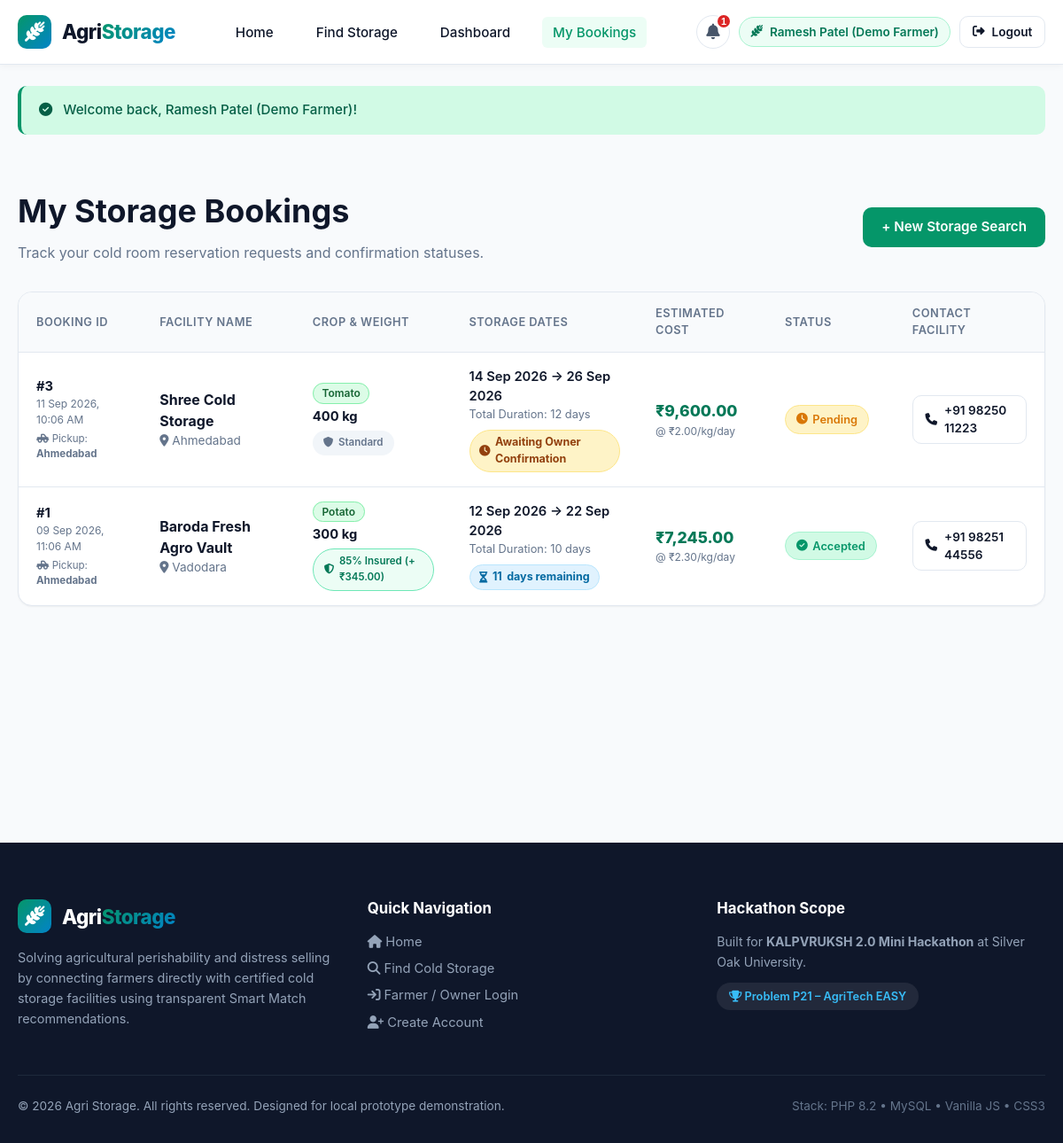
The page /my-bookings.php (signed in) on the database its author committed.
### tables this page shows
CREATE TABLE `bookings` (
  `id` INT NOT NULL AUTO_INCREMENT,
  `farmer_id` INT NOT NULL,
  `storage_id` INT NOT NULL,
  `pickup_location` VARCHAR(150) NOT NULL DEFAULT 'Ahmedabad',
  `crop` VARCHAR(100) NOT NULL,
  `quantity` DECIMAL(10,2) NOT NULL,
  `start_date` DATE NOT NULL,
  `end_date` DATE NOT NULL,
  `total_cost` DECIMAL(12,2) NOT NULL,
  `has_insurance` TINYINT(1) NOT NULL DEFAULT 0,
  `insurance_rate` DECIMAL(5,2) NOT NULL DEFAULT 85.00,
  `insurance_fee` DECIMAL(10,2) NOT NULL DEFAULT 0.00,
  `damage_status` ENUM('None', 'Reported', 'Compensated') NOT NULL DEFAULT 'None',
  `damage_cause` VARCHAR(255) NULL,
  `affected_crop` VARCHAR(100) NULL,
  `affected_quantity` DECIMAL(10,2) NULL,
  `compensation_amount` DECIMAL(10,2) NULL,
  `status` ENUM('Pending', 'Accepted', 'Rejected', 'Completed') NOT NULL DEFAULT 'Pending',
  `created_at` TIMESTAMP NOT NULL DEFAULT CURRENT_TIMESTAMP,
  PRIMARY KEY (`id`),
  INDEX `idx_booking_farmer` (`farmer_id`),
  INDEX `idx_booking_storage` (`storage_id`),
  INDEX `idx_booking_status` (`status`),
  CONSTRAINT `fk_booking_farmer` FOREIGN KEY (`farmer_id`) REFERENCES `users` (`id`) ON DELETE CASCADE,
  CONSTRAINT `fk_booking_storage` FOREIGN KEY (`storage_id`) REFERENCES `cold_storages` (`id`) ON DELETE CASCADE
);

CREATE TABLE `cold_storages` (
  `id` INT NOT NULL AUTO_INCREMENT,
  `owner_id` INT NOT NULL,
  `name` VARCHAR(150) NOT NULL,
  `location` VARCHAR(150) NOT NULL,
  `available_capacity` DECIMAL(10,2) NOT NULL,
  `total_capacity` DECIMAL(10,2) NOT NULL,
  `temperature` VARCHAR(50) NOT NULL,
  `price_per_kg` DECIMAL(10,2) NOT NULL,
  `supported_crops` TEXT NOT NULL,
  `minimum_quantity` DECIMAL(10,2) NOT NULL DEFAULT 50.00,
  `contact` VARCHAR(20) NOT NULL,
  `status` ENUM('Available', 'Full', 'Inactive') NOT NULL DEFAULT 'Available',
  `created_at` TIMESTAMP NOT NULL DEFAULT CURRENT_TIMESTAMP,
  PRIMARY KEY (`id`),
  INDEX `idx_storage_owner` (`owner_id`),
  INDEX `idx_storage_status` (`status`),
  INDEX `idx_storage_location` (`location`),
  CONSTRAINT `fk_storage_owner` FOREIGN KEY (`owner_id`) REFERENCES `users` (`id`) ON DELETE CASCADE
);

### includes/auth.php (called while the page is built, shortened)
<?php
function e($value) {
    return htmlspecialchars((string)$value, ENT_QUOTES, 'UTF-8');
}
function base_url($path = '') {
    $path = ltrim($path, '/');
    $envBase = getenv('BASE_URL');
    $scriptName = $_SERVER['SCRIPT_NAME'] ?? '';
    $dir = str_replace('\\', '/', dirname($scriptName));
    $dir = rtrim($dir, '/');
    return ($dir === '' ? '' : $dir) . '/' . $path;
}

### my-bookings.php (the view, shortened to what this page needs)
<?php
require_once __DIR__ . '/includes/db.php';
require_once __DIR__ . '/includes/auth.php';
$user = currentUser();
$bookings = [];
try {
    $stmt = $pdo->prepare("
        SELECT b.*, s.name as storage_name, s.location as storage_location, s.contact as storage_contact, s.price_per_kg
        FROM bookings b
        JOIN cold_storages s ON b.storage_id = s.id
        WHERE b.farmer_id = ?
        ORDER BY b.id DESC
    ");
    $stmt->execute([$user['id']]);
    $bookings = $stmt->fetchAll();
} catch (PDOException $e) {
    setFlash('danger', 'Database error: ' . $e->getMessage());
}
require_once __DIR__ . '/includes/header.php';
?>
<div class="container" style="padding: 2.5rem 1.25rem;">
    <div style="display: flex; justify-content: space-between; align-items: center; flex-wrap: wrap; gap: 1rem; margin-bottom: 2rem;">
        <div>
            <h1>My Storage Bookings</h1>
            <p class="text-muted">Track your cold room reservation requests and confirmation statuses.</p>
        </div>
        <div>
            <a href="<?php echo base_url('search.php'); ?>" class="btn btn-primary">
                + New Storage Search
            </a>
        </div>
    </div>
    <?php if (empty($bookings)): ?>
        <div class="card text-center" style="padding: 3.5rem 1.5rem;">
            <div style="font-size: 3.5rem; margin-bottom: 1rem; color: #94a3b8;"><i class="fa-solid fa-clipboard-list"></i></div>
            <h3>No Bookings Found</h3>
            <p class="text-muted" style="max-width: 450px; margin: 0 auto 1.5rem;">
                You have not submitted any cold storage reservation requests yet.
            </p>
            <a href="<?php echo base_url('search.php'); ?>" class="btn btn-primary">
                <i class="fa-solid fa-magnifying-glass"></i> Find Available Storages Now
            </a>
        </div>
    <?php else: ?>
        <div class="table-responsive">
            <table class="table">
                <thead>
                    <tr>
                        <th>Booking ID</th>
                        <th>Facility Name</th>
                        <th>Crop & Weight</th>
                        <th>Storage Dates</th>
                        <th>Estimated Cost</th>
                        <th>Status</th>
                        <th>Contact Facility</th>
                    </tr>
                </thead>
                <tbody>
                    <?php foreach ($bookings as $b): ?>
                        <?php
                            $diffDays = max(1, (int)ceil((strtotime($b['end_date']) - strtotime($b['start_date'])) / 86400));
                            $today = strtotime('today');
                            $endDate = strtotime($b['end_date']);
                            $remainingDays = (int)ceil(($endDate - $today) / 86400);
                        ?>
                        <tr>
                            <td>
                                <strong>#<?php echo e($b['id']); ?></strong>
                                <div class="text-muted" style="font-size: 0.75rem;">
                                    <?php echo date('d M Y, h:i A', strtotime($b['created_at'])); ?>
                                </div>
                                <?php if (!empty($b['pickup_location'])): ?>
                                    <div class="text-muted" style="font-size: 0.72rem; margin-top: 4px;">
                                        <i class="fa-solid fa-truck-pickup"></i> Pickup: <strong><?php echo e($b['pickup_location']); ?></strong>
                                    </div>
                                <?php endif; ?>
                            </td>
                            <td>
                                <strong style="font-size: 1rem;"><?php echo e($b['storage_name']); ?></strong>
                                <div class="text-muted" style="font-size: 0.85rem;">
                                    <i class="fa-solid fa-location-dot"></i> <?php echo e($b['storage_location']); ?>
                                </div>
                            </td>
                            <td>
                                <div><span class="crop-tag highlight"><?php echo e($b['crop']); ?></span></div>
                                <div style="font-weight: 700; margin-top: 4px;"><?php echo number_format($b['quantity']); ?> kg</div>
                                <div style="margin-top: 5px;">
                                    <?php if (!empty($b['has_insurance'])): ?>
                                        <span class="badge" style="background: #ecfdf5; color: #047857; border: 1px solid #6ee7b7; font-size: 0.72rem;">
                                            <i class="fa-solid fa-shield-halved"></i> 85% Insured (+₹<?php echo number_format($b['insurance_fee'], 2); ?>)
                                        </span>
                                    <?php else: ?>
                                        <span class="badge" style="background: #f1f5f9; color: #64748b; font-size: 0.72rem;">
                                            <i class="fa-solid fa-shield"></i> Standard
                                        </span>
                                    <?php endif; ?>
                                </div>
                            </td>
                            <td>
                                <div style="font-weight: 600;">
                                    <?php echo date('d M Y', strtotime($b['start_date'])); ?> &rarr;
                                    <?php echo date('d M Y', strtotime($b['end_date'])); ?>
                                </div>
                                <div class="text-muted" style="font-size: 0.8rem; margin-bottom: 4px;">
                                    Total Duration: <?php echo $diffDays; ?> days
                                </div>
                                <div>
                                    <?php if ($b['status'] === 'Accepted'): ?>
                                        <?php if ($remainingDays > 5): ?>
                                            <div class="countdown-badge active">
                                                <i class="fa-solid fa-hourglass-half"></i> <strong><?php echo $remainingDays; ?></strong> days remaining
                                            </div>
                                        <?php elseif ($remainingDays > 0): ?>
                                            <div class="countdown-badge urgent">
                                                <i class="fa-solid fa-clock-rotate-left"></i> <strong><?php echo $remainingDays; ?></strong> days remaining! (Expiring Soon)
                                            </div>
                                        <?php elseif ($remainingDays === 0): ?>
                                            <div class="countdown-badge urgent">
                                                <i class="fa-solid fa-triangle-exclamation"></i> <strong>Expires Today</strong>
                                            </div>
                                        <?php else: ?>
                                            <div class="countdown-badge expired">
                                                <i class="fa-solid fa-calendar-xmark"></i> Storage Expired (<?php echo abs($remainingDays); ?>d ago)
                                            </div>
                                        <?php endif; ?>
                                    <?php elseif ($b['status'] === 'Pending'): ?>
                                        <div class="countdown-badge active" style="background: #fef3c7; color: #92400e; border: 1px solid #fde68a;">
                                            <i class="fa-solid fa-clock"></i> Awaiting Owner Confirmation
                                        </div>
                                    <?php elseif ($b['status'] === 'Rejected'): ?>
                                        <div class="countdown-badge expired" style="background: #fee2e2; color: #b91c1c; border: 1px solid #fca5a5;">
                                            <i class="fa-solid fa-circle-xmark"></i> Request Declined
                                        </div>
                                    <?php endif; ?>
                                </div>
                            </td>
                            <td>
                                <div style="font-size: 1.1rem; font-weight: 800; color: var(--primary-dark);">
                                    ₹<?php echo number_format($b['total_cost'], 2); ?>
                                </div>
                                <div class="text-muted" style="font-size: 0.75rem;">
                                    @ ₹<?php echo number_format($b['price_per_kg'], 2); ?>/kg/day
                                </div>
                            </td>
                            <td>
                                <span class="badge badge-<?php echo strtolower($b['status']); ?>">
                                    <?php
                                        if ($b['status'] === 'Accepted') echo '<i class="fa-solid fa-circle-check"></i> ';
                                        elseif ($b['status'] === 'Pending') echo '<i class="fa-solid fa-clock"></i> ';
                                        elseif ($b['status'] === 'Rejected') echo '<i class="fa-solid fa-circle-xmark"></i> ';
                                        echo e($b['status']);
                                    ?>
                                </span>
                            </td>
                            <td>
                                <a href="tel:<?php echo e($b['storage_contact']); ?>" class="btn btn-outline btn-sm">
                                    <i class="fa-solid fa-phone"></i> <?php echo e($b['storage_contact']); ?>
                                </a>
                            </td>
                        </tr>
                    <?php endforeach; ?>
                </tbody>
            </table>
        </div>
    <?php endif; ?>
</div>
<?php require_once __DIR__ . '/includes/footer.php'; ?>

### css/style.css (style rules this page uses)
:root { --primary: #059669; --primary-dark: #047857; --primary-light: #10b981; --primary-soft: #ecfdf5; --secondary: #0284c7; --secondary-dark: #0369a1; --secondary-light: #38bdf8; --secondary-soft: #f0f9ff; --accent-gold: #f59e0b; --accent-gold-soft: #fffbeb; --bg-main: #f8fafc; --bg-card: #ffffff; --text-dark: #0f172a; --text-muted: #64748b; --border-color: #e2e8f0; --border-hover: #cbd5e1; --status-pending: #d97706; --status-pending-bg: #fef3c7; --status-accepted: #059669; --status-accepted-bg: #d1fae5; --status-rejected: #dc2626; --status-rejected-bg: #fee2e2; --status-completed: #2563eb; --status-completed-bg: #dbeafe; --font-sans: 'Inter', -apple-system, BlinkMacSystemFont, "Segoe UI", Roboto, Oxygen, Ubuntu, Cantarell, sans-serif; --radius-sm: 6px; --radius-md: 10px; --radius-lg: 16px; --radius-xl: 22px; --shadow-sm: 0 1px 2px 0 rgba(0, 0, 0, 0.05); --shadow-md: 0 4px 6px -1px rgba(0, 0, 0, 0.08), 0 2px 4px -2px rgba(0, 0, 0, 0.05); --shadow-lg: 0 10px 15px -3px rgba(0, 0, 0, 0.1), 0 4px 6px -4px rgba(0, 0, 0, 0.06); --shadow-glow: 0 0 20px rgba(14, 165, 233, 0.25); --transition: all 0.2s ease-in-out; }
* { box-sizing: border-box; margin: 0; padding: 0; }
html { font-family: var(--font-sans); color: var(--text-dark); background-color: var(--bg-main); line-height: 1.5; -webkit-font-smoothing: antialiased; }
body { display: flex; flex-direction: column; min-height: 100vh; overflow-x: hidden; }
a { color: var(--secondary); text-decoration: none; transition: var(--transition); }
.container { width: 100%; max-width: 1200px; margin: 0 auto; padding: 0 1.25rem; }
h1, h2, h3, h4, h5, h6 { color: var(--text-dark); font-weight: 700; line-height: 1.25; }
h1 { font-size: 2.25rem; margin-bottom: 0.75rem; }
.text-muted { color: var(--text-muted); }
.btn { display: inline-flex; align-items: center; justify-content: center; gap: 0.5rem; padding: 0.65rem 1.25rem; font-size: 0.95rem; font-weight: 600; border-radius: var(--radius-md); border: 1px solid transparent; cursor: pointer; transition: var(--transition); text-decoration: none; }
.btn-primary { background: var(--primary); color: white; }
.btn-outline { background: transparent; border-color: var(--border-color); color: var(--text-dark); }
.btn-sm { padding: 0.4rem 0.85rem; font-size: 0.85rem; }
.crop-tag { background: #f1f5f9; color: #334155; font-size: 0.75rem; font-weight: 600; padding: 0.2rem 0.6rem; border-radius: 9999px; }
.crop-tag.highlight { background: #dcfce7; color: #166534; border: 1px solid #86efac; }
.badge { display: inline-flex; align-items: center; gap: 0.35rem; padding: 0.35rem 0.75rem; border-radius: 9999px; font-size: 0.8rem; font-weight: 600; text-transform: capitalize; }
.badge-pending { background: var(--status-pending-bg); color: var(--status-pending); border: 1px solid #fde68a; }
.badge-accepted { background: var(--status-accepted-bg); color: var(--status-accepted); border: 1px solid #a7f3d0; }
.table-responsive { width: 100%; overflow-x: auto; border-radius: var(--radius-lg); border: 1px solid var(--border-color); background: #ffffff; box-shadow: var(--shadow-sm); }
.table { width: 100%; border-collapse: collapse; text-align: left; font-size: 0.92rem; }
.table th { background: #f8fafc; color: var(--text-muted); font-weight: 600; font-size: 0.8rem; text-transform: uppercase; letter-spacing: 0.5px; padding: 0.9rem 1.25rem; border-bottom: 1px solid var(--border-color); }
.table td { padding: 1rem 1.25rem; border-bottom: 1px solid var(--border-color); color: var(--text-dark); }
.table tr:last-child td { border-bottom: none; }
.countdown-badge { display: inline-flex; align-items: center; gap: 0.35rem; font-size: 0.78rem; font-weight: 700; padding: 0.25rem 0.65rem; border-radius: 9999px; margin-top: 4px; }
.countdown-badge.active { background: #e0f2fe; color: #0369a1; border: 1px solid #bae6fd; }

### rows shown on the page
bookings: id "3", created_at "11 Sep 2026, 10:06 AM", pickup_location "Ahmedabad", storage.name "Shree Cold Storage", storage.location "Ahmedabad", crop "Tomato", quantity "400", has_insurance 0 (drawn), start_date "14 Sep 2026", end_date "26 Sep 2026", diffDays "12", shows "Awaiting Owner Confirmation", total_cost "9,600.00", storage.price_per_kg "2.00", status "Pending", storage.contact "+91 98250 11223"
bookings: id "1", created_at "09 Sep 2026, 11:06 AM", pickup_location "Ahmedabad", storage.name "Baroda Fresh Agro Vault", storage.location "Vadodara", crop "Potato", quantity "300", insurance_fee "345.00", start_date "12 Sep 2026", end_date "22 Sep 2026", diffDays "10", total_cost "7,245.00", storage.price_per_kg "2.30", status "Accepted", storage.contact "+91 98251 44556"

### other values the page prints
$badgeCount "1"
$user['name'] "Ramesh Patel (Demo Farmer)"
$flash['message'] "Welcome back, Ramesh Patel (Demo Farmer)!"
